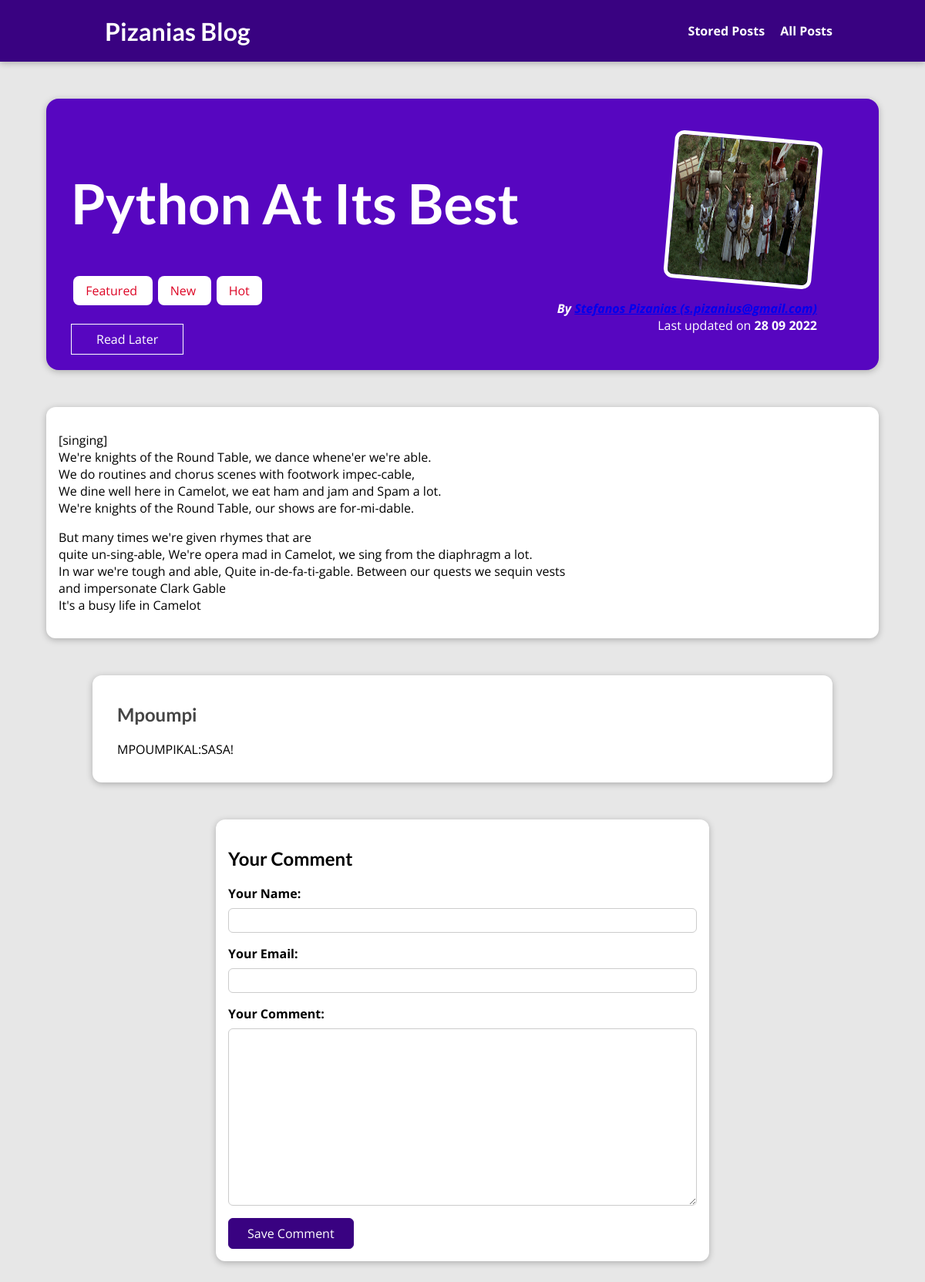
/posts/python-at-its-best, run on the app's committed database.
### blog/models.py (models this page shows, shortened)
class Post(models.Model):
    title = models.CharField(max_length=150)
    excerpt = models.CharField(max_length=200)
    image = models.ImageField(upload_to="posts", null=True)
    date = models.DateField(auto_now=True)
    slug = models.SlugField(unique=True, db_index=True)
    content = models.TextField(validators=[MinLengthValidator(10)])
    author = models.ForeignKey(Author, on_delete=models.SET_NULL, null=True,  related_name="posts")
    tags = models.ManyToManyField(Tag)

class Tag(models.Model):
    caption = models.CharField(max_length=20)

class Author(models.Model):
    first_name = models.CharField(max_length=100)
    last_name = models.CharField(max_length=100)
    email_address = models.EmailField()
    def full_name(self):
        return f"{self.first_name} {self.last_name}"
    def __str__(self):
        return f"{self.full_name()} ({self.email_address})"

class Comment(models.Model):
    user_name = models.CharField(max_length=100)
    user_email = models.EmailField()
    text = models.TextField(max_length=400)
    post = models.ForeignKey(Post, on_delete=models.CASCADE, related_name="comments")

### blog/views.py (the view, shortened to what this page needs)
# urls.py: path("posts/<slug:slug>", views.SinglePostView.as_view(), name="post-detail-page"),
class SinglePostView(View):
    def is_stored_post(self, request, post_id):
        stored_posts = request.session.get("stored_posts")
        if stored_posts is not None:
            is_saved_for_later = post_id in stored_posts
        else:
            is_saved_for_later = False
        return is_saved_for_later
    def get(self, request, slug):
        post = Post.objects.get(slug=slug)
        context = {
            "post": post,
            "post_tags": post.tags.all(),
            "comment_form": CommentForm(),
            "comments": post.comments.all().order_by("-id"),
            "saved_for_later": self.is_stored_post(request, post.id)
        }
        return render(request, "blog/post-detail.html", context)

### blog/forms.py
class CommentForm(forms.ModelForm):
    class Meta:
        model = Comment
        exclude = ["post"]
        labels = {
            "user_name": "Your Name",
            "user_email": "Your Email",
            "text": "Your Comment"
        }

### blog/templates/blog/post-detail.html (shortened to what this page needs)
{% extends "base.html" %}
{% load static %}
{% block css_files %}
    <link rel="stylesheet" href="{% static "blog/post-detail.css" %}"/>
{% endblock %}
{% block content %}
    <section id="summary">
        <h2>{{ post.title }}</h2>
        <div>
            {% for tag in post_tags %}
                <span class="tag"> {{ tag.caption }} </span>
            {% endfor %}
        </div>
        <div id="read-later">
            <form action="{% url "read-later" %}" method="post">
                <button>
                    {% if saved_for_later %}
                        Remove from "Read Later" List
                    {% else %}
                        Read Later
                    {% endif %}
                </button>
            </form>
        </div>
        <article>
            <img src="{{ post.image.url }}" alt="{{ post.title}}"/>
            <address>By <a href="mailto:{{ post.author.email_address }}"> {{ post.author}}</a></address>
            <div>
                Last updated on <time>{{ post.date|date:"d m Y" }}</time>
            </div>
        </article>
    </section>
    <main>
        {{ post.content|linebreaks }}
    </main>
    <section id="comments">
        <ul>
            {% for comment in comments %}
                <li>
                    <h2>{{ comment.user_name }}</h2>
                    <p>{{ comment.text|linebreaks }}</p>
                </li>
            {% endfor %}
        </ul>
    </section>
    <section id="comment-form">
        <h2>Your Comment</h2>
        <form action="{% url "post-detail-page" post.slug %}" method="post">
            {% for form_field in comment_form %}
                <div class="form-control {% if form_field.errors %} invalid {% endif %}">
                    {{ form_field.label_tag }}
                    {{ form_field }}
                </div>
            {% endfor %}
            <button>Save Comment</button>
        </form>
    </section>
{% endblock %}

### static/app.css (style rules this page uses)
* { box-sizing: border-box; }
html { font-family: 'Open Sans', 'Lato', sans-serif; }
body { margin: 0; }
h1, h2, h3 { font-family: 'Lato', sans-serif; font-weight: bold; }

### blog/static/blog/post-detail.css (style rules this page uses)
body { background-color: #e7e7e7; }
#summary { margin: 8rem auto 3rem auto; padding: 2rem; width: 90%; max-width: 90rem; border-radius: 16px; background-color: #5706c0; position: relative; box-shadow: 0 2px 8px rgba(0, 0, 0, 0.25); height: 22rem; }
#summary h2 { color: white; font-size: 4.5rem; }
#summary article { position: absolute; top: 2rem; right: 3rem; padding: 1rem 2rem; border-radius: 12px; text-align: right; color: white; }
#summary article img { width: 12rem; height: 12rem; border-radius: 12px; transform: rotateZ(5deg); border: 5px solid white; margin-bottom: 1rem; }
#summary address { font-weight: bold; }
#summary time { font-weight: bold; }
#read-later { margin: 2rem 0; }
#read-later button { background-color: transparent; border: 1px solid white; padding: 0.5rem 2rem; font: inherit; color: white; cursor: pointer; }
main { width: 90%; max-width: 90rem; margin: 3rem auto; background-color: white; padding: 1rem; border-radius: 12px; box-shadow: 0 2px 8px rgba(0, 0, 0, 0.25); }
.tag { margin: 0.2rem; background-color: white; color: #dd0525; padding: 0.5rem 1rem; border-radius: 8px; }
#comment-form { margin: 3rem auto; width: 90%; max-width: 40rem; border-radius: 12px; background-color: white; box-shadow: 0 2px 8px rgba(0, 0, 0, 0.25); padding: 1rem; }
#comment-form button { font: inherit; background-color: #390281; color: white; border: 1px solid #390281; padding: 0.5rem 1.5rem; border-radius: 6px; cursor: pointer; }
.form-control { margin-bottom: 1rem; }
.form-control label { font-weight: bold; margin-bottom: 0.5rem; display: block; }
.form-control input, .form-control textarea { display: block; width: 100%; font: inherit; padding: 0.25rem; border-radius: 6px; border: 1px solid #ccc; }
#comments { margin: 3rem auto; width: 90%; max-width: 60rem; border-radius: 12px; background-color: white; box-shadow: 0 2px 8px rgba(0, 0, 0, 0.25); padding: 1rem 2rem; }
#comments ul { list-style: none; margin: 0; padding: 0; }
#comments li { margin-bottom: 1rem; border-bottom: 2px solid #ccc; }
#comments li:last-of-type { border-bottom: none; }
#comments h2 { color: #464646; }

### data on the page
Post: title "Python At Its Best", image (picture), author "Stefanos Pizanias (s.pizanius@gmail.com)", date "28 09 2022", content "[singing] We're knights of the Round Table, we dance whene'er we're able. We do routines and chorus scenes with footwork impec-cable, We dine well here in Camelot, we eat ham and jam and Spam a lot. We're knights of the Round Table, our shows are for-mi-dable. But many times we're given rhymes that are quite un-sing-able, We're opera mad in Camelot, we sing from the diaphragm a lot. In war we're tough and able, Quite in-de-fa-ti-gable. Between our quests we sequin vests and impersonate Clark Gable It's a busy life in Camelot"
Tag: caption "Featured"
Tag: caption "New"
Tag: caption "Hot"
Comment: user_name "Mpoumpi", text "MPOUMPIKAL:SASA!"
